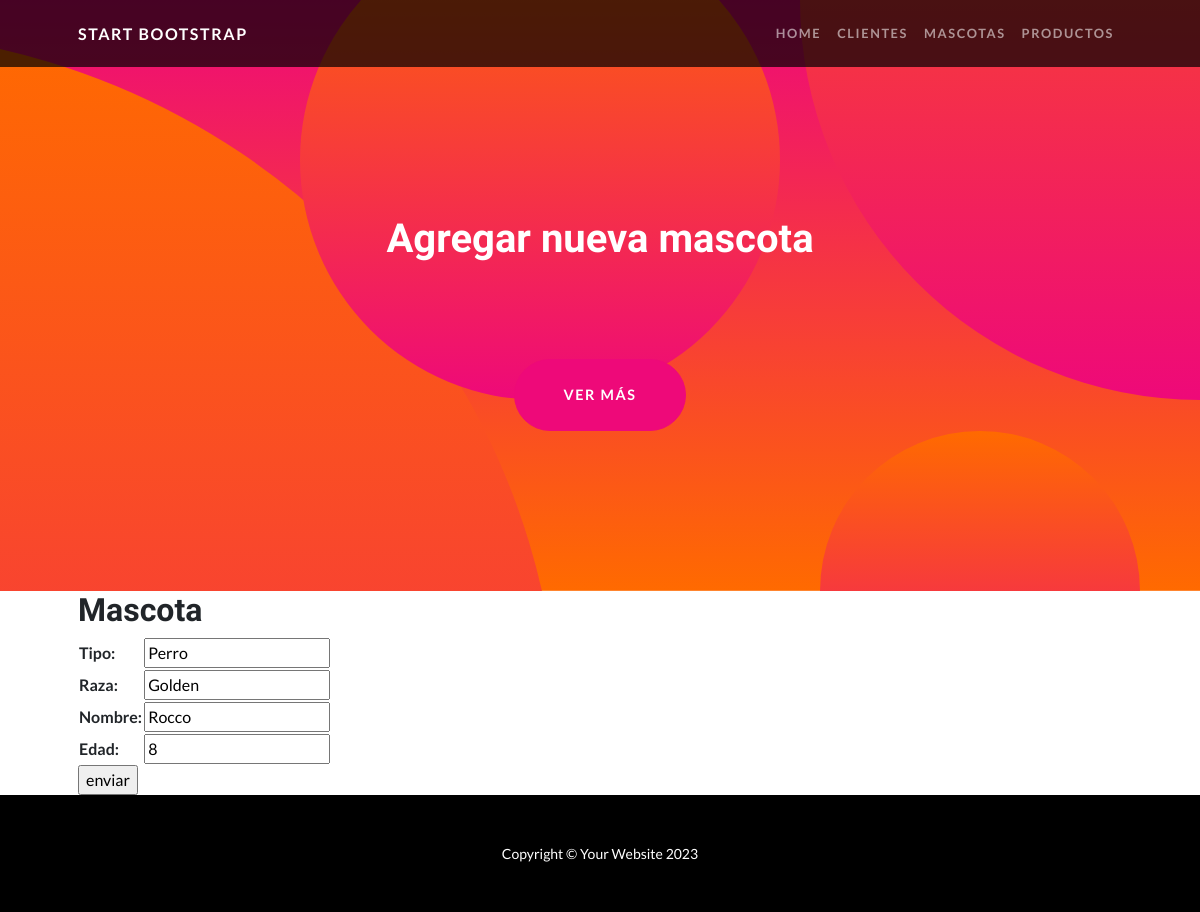
Screenshot of /apptienda/mascotas_update/2 with the database file from the repository.
### apptienda/models.py (models this page shows, shortened)
class Mascota(models.Model):
    tipo = models.CharField(max_length=50)
    raza = models.CharField(max_length=50)
    nombre = models.CharField(max_length=50)
    edad= models.IntegerField()

### apptienda/views.py (the view)
# urls.py: path('mascotas_update/<int:pk>', MascotasUpdate.as_view(), name='mascota_update'),
class MascotasUpdate(UpdateView):
    model=Mascota
    fields=['tipo','raza','nombre','edad']
    success_url=reverse_lazy('mascotas')

### apptienda/templates/apptienda/mascota_form.html (shortened to what this page needs)
{% extends 'apptienda/home.html' %}
{% block title %}
    <h1 class="mb-5">Agregar nueva mascota</h1>
{% endblock title %}
{% block contenido %}
<h2> Mascota </h2>
    <form action="" method="post">
        <table>
            {{ form.as_table }}
        </table>
        <input type="submit" value="enviar" style="display: block;">
    </form>
{% endblock contenido %}

### rows the page displays
Mascota: tipo "Perro", raza "Golden", nombre "Rocco", edad "8"
